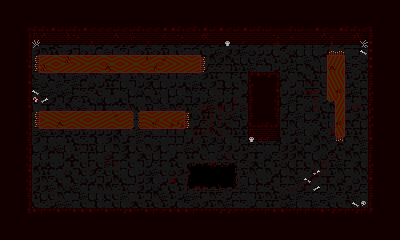

Below is a game level as drawn by its tile map, then a one-line description and the .tmx that defines it (tile-layer data replaced by summaries):
An orthogonal 50x30 tile map with 8x8 px tiles, 5 tile layers (Floor, Floor Overlay, Floor Overlay 2, Foreground, ...) and 11 objects (5x collision, 4x player_spawn, pit, item_spawn).

<map version="1.2" tiledversion="1.2.2" orientation="orthogonal" renderorder="right-down" width="50" height="30" tilewidth="8" tileheight="8" infinite="0" nextlayerid="17" nextobjectid="52">
 <properties>
  <property name="name" value="IKEA" />
  <property name="weather" value="dungeongloom" />
 </properties>
 <tileset firstgid="1" source="dungeon_tileset.tsx" />
 <layer id="12" name="Floor" width="50" height="30">
  <data>[1500 cells, 1500 non-empty, 13 distinct tile ids]</data>
 </layer>
 <layer id="13" name="Floor Overlay" width="50" height="30">
  <data>[1500 cells, 392 non-empty, 73 distinct tile ids]</data>
 </layer>
 <layer id="14" name="Floor Overlay 2" width="50" height="30">
  <data>[1500 cells, 82 non-empty, 17 distinct tile ids]</data>
 </layer>
 <layer id="15" name="Foreground" width="50" height="30">
  <data>[1500 cells, 604 non-empty, 1 distinct tile ids]</data>
 </layer>
 <layer id="16" name="Foreground 2" width="50" height="30">
  <data>[1500 cells, 150 non-empty, 26 distinct tile ids]</data>
 </layer>
 <objectgroup id="6" name="Objects" visible="0">
  <object id="8" name="collision" x="0" y="0" width="400" height="40" />
  <object id="10" name="collision" x="0" y="0" width="32" height="240" />
  <object id="11" name="collision" x="0.25" y="224" width="399.75" height="16" />
  <object id="12" name="collision" x="248" y="88" width="32" height="48" />
  <object id="44" name="player_spawn" x="48" y="56" width="16" height="16" />
  <object id="45" name="player_spawn" x="48" y="192" width="16" height="16" />
  <object id="46" name="player_spawn" x="336" y="56" width="16" height="16" />
  <object id="47" name="player_spawn" x="336" y="192" width="16" height="16" />
  <object id="49" name="pit" x="192" y="168" width="40" height="16" />
  <object id="50" name="collision" x="368" y="0" width="32" height="240" />
  <object id="51" name="item_spawn" x="208" y="112" width="16" height="16" />
 </objectgroup>
</map>